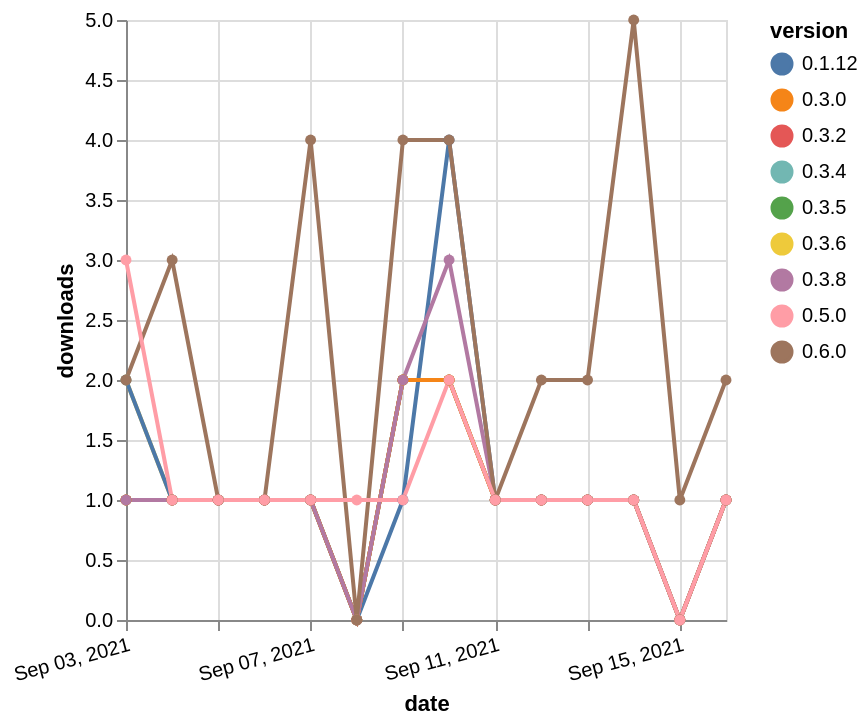

Express this chart as Vega-Lite.
### Vega-Lite specification from a JSON file in a GitHub repository (floating-point values rounded to 4 significant figures)
{"$schema": "https://vega.github.io/schema/vega-lite/v5.json", "description": "A simple bar chart with embedded data.", "data": {"values": [{"date": "2021-09-03", "total": 191, "delta": 1, "version": "0.3.4"}, {"date": "2021-09-04", "total": 192, "delta": 1, "version": "0.3.4"}, {"date": "2021-09-05", "total": 193, "delta": 1, "version": "0.3.4"}, {"date": "2021-09-06", "total": 194, "delta": 1, "version": "0.3.4"}, {"date": "2021-09-07", "total": 195, "delta": 1, "version": "0.3.4"}, {"date": "2021-09-08", "total": 195, "delta": 0, "version": "0.3.4"}, {"date": "2021-09-09", "total": 197, "delta": 2, "version": "0.3.4"}, {"date": "2021-09-10", "total": 199, "delta": 2, "version": "0.3.4"}, {"date": "2021-09-11", "total": 200, "delta": 1, "version": "0.3.4"}, {"date": "2021-09-12", "total": 201, "delta": 1, "version": "0.3.4"}, {"date": "2021-09-13", "total": 202, "delta": 1, "version": "0.3.4"}, {"date": "2021-09-14", "total": 203, "delta": 1, "version": "0.3.4"}, {"date": "2021-09-15", "total": 203, "delta": 0, "version": "0.3.4"}, {"date": "2021-09-16", "total": 204, "delta": 1, "version": "0.3.4"}, {"date": "2021-09-03", "total": 179, "delta": 2, "version": "0.3.6"}, {"date": "2021-09-04", "total": 180, "delta": 1, "version": "0.3.6"}, {"date": "2021-09-05", "total": 181, "delta": 1, "version": "0.3.6"}, {"date": "2021-09-06", "total": 182, "delta": 1, "version": "0.3.6"}, {"date": "2021-09-07", "total": 183, "delta": 1, "version": "0.3.6"}, {"date": "2021-09-08", "total": 183, "delta": 0, "version": "0.3.6"}, {"date": "2021-09-09", "total": 185, "delta": 2, "version": "0.3.6"}, {"date": "2021-09-10", "total": 187, "delta": 2, "version": "0.3.6"}, {"date": "2021-09-11", "total": 188, "delta": 1, "version": "0.3.6"}, {"date": "2021-09-12", "total": 189, "delta": 1, "version": "0.3.6"}, {"date": "2021-09-13", "total": 190, "delta": 1, "version": "0.3.6"}, {"date": "2021-09-14", "total": 191, "delta": 1, "version": "0.3.6"}, {"date": "2021-09-15", "total": 191, "delta": 0, "version": "0.3.6"}, {"date": "2021-09-16", "total": 192, "delta": 1, "version": "0.3.6"}, {"date": "2021-09-03", "total": 533, "delta": 2, "version": "0.1.12"}, {"date": "2021-09-04", "total": 534, "delta": 1, "version": "0.1.12"}, {"date": "2021-09-05", "total": 535, "delta": 1, "version": "0.1.12"}, {"date": "2021-09-06", "total": 536, "delta": 1, "version": "0.1.12"}, {"date": "2021-09-07", "total": 537, "delta": 1, "version": "0.1.12"}, {"date": "2021-09-08", "total": 537, "delta": 0, "version": "0.1.12"}, {"date": "2021-09-09", "total": 538, "delta": 1, "version": "0.1.12"}, {"date": "2021-09-10", "total": 542, "delta": 4, "version": "0.1.12"}, {"date": "2021-09-11", "total": 543, "delta": 1, "version": "0.1.12"}, {"date": "2021-09-12", "total": 544, "delta": 1, "version": "0.1.12"}, {"date": "2021-09-13", "total": 545, "delta": 1, "version": "0.1.12"}, {"date": "2021-09-14", "total": 546, "delta": 1, "version": "0.1.12"}, {"date": "2021-09-15", "total": 546, "delta": 0, "version": "0.1.12"}, {"date": "2021-09-16", "total": 547, "delta": 1, "version": "0.1.12"}, {"date": "2021-09-03", "total": 198, "delta": 1, "version": "0.3.5"}, {"date": "2021-09-04", "total": 199, "delta": 1, "version": "0.3.5"}, {"date": "2021-09-05", "total": 200, "delta": 1, "version": "0.3.5"}, {"date": "2021-09-06", "total": 201, "delta": 1, "version": "0.3.5"}, {"date": "2021-09-07", "total": 202, "delta": 1, "version": "0.3.5"}, {"date": "2021-09-08", "total": 202, "delta": 0, "version": "0.3.5"}, {"date": "2021-09-09", "total": 204, "delta": 2, "version": "0.3.5"}, {"date": "2021-09-10", "total": 206, "delta": 2, "version": "0.3.5"}, {"date": "2021-09-11", "total": 207, "delta": 1, "version": "0.3.5"}, {"date": "2021-09-12", "total": 208, "delta": 1, "version": "0.3.5"}, {"date": "2021-09-13", "total": 209, "delta": 1, "version": "0.3.5"}, {"date": "2021-09-14", "total": 210, "delta": 1, "version": "0.3.5"}, {"date": "2021-09-15", "total": 210, "delta": 0, "version": "0.3.5"}, {"date": "2021-09-16", "total": 211, "delta": 1, "version": "0.3.5"}, {"date": "2021-09-03", "total": 189, "delta": 1, "version": "0.3.2"}, {"date": "2021-09-04", "total": 190, "delta": 1, "version": "0.3.2"}, {"date": "2021-09-05", "total": 191, "delta": 1, "version": "0.3.2"}, {"date": "2021-09-06", "total": 192, "delta": 1, "version": "0.3.2"}, {"date": "2021-09-07", "total": 193, "delta": 1, "version": "0.3.2"}, {"date": "2021-09-08", "total": 193, "delta": 0, "version": "0.3.2"}, {"date": "2021-09-09", "total": 195, "delta": 2, "version": "0.3.2"}, {"date": "2021-09-10", "total": 197, "delta": 2, "version": "0.3.2"}, {"date": "2021-09-11", "total": 198, "delta": 1, "version": "0.3.2"}, {"date": "2021-09-12", "total": 199, "delta": 1, "version": "0.3.2"}, {"date": "2021-09-13", "total": 200, "delta": 1, "version": "0.3.2"}, {"date": "2021-09-14", "total": 201, "delta": 1, "version": "0.3.2"}, {"date": "2021-09-15", "total": 201, "delta": 0, "version": "0.3.2"}, {"date": "2021-09-16", "total": 202, "delta": 1, "version": "0.3.2"}, {"date": "2021-09-03", "total": 206, "delta": 1, "version": "0.3.0"}, {"date": "2021-09-04", "total": 207, "delta": 1, "version": "0.3.0"}, {"date": "2021-09-05", "total": 208, "delta": 1, "version": "0.3.0"}, {"date": "2021-09-06", "total": 209, "delta": 1, "version": "0.3.0"}, {"date": "2021-09-07", "total": 210, "delta": 1, "version": "0.3.0"}, {"date": "2021-09-08", "total": 210, "delta": 0, "version": "0.3.0"}, {"date": "2021-09-09", "total": 212, "delta": 2, "version": "0.3.0"}, {"date": "2021-09-10", "total": 214, "delta": 2, "version": "0.3.0"}, {"date": "2021-09-11", "total": 215, "delta": 1, "version": "0.3.0"}, {"date": "2021-09-12", "total": 216, "delta": 1, "version": "0.3.0"}, {"date": "2021-09-13", "total": 217, "delta": 1, "version": "0.3.0"}, {"date": "2021-09-14", "total": 218, "delta": 1, "version": "0.3.0"}, {"date": "2021-09-15", "total": 218, "delta": 0, "version": "0.3.0"}, {"date": "2021-09-16", "total": 219, "delta": 1, "version": "0.3.0"}, {"date": "2021-09-03", "total": 300, "delta": 1, "version": "0.3.8"}, {"date": "2021-09-04", "total": 301, "delta": 1, "version": "0.3.8"}, {"date": "2021-09-05", "total": 302, "delta": 1, "version": "0.3.8"}, {"date": "2021-09-06", "total": 303, "delta": 1, "version": "0.3.8"}, {"date": "2021-09-07", "total": 304, "delta": 1, "version": "0.3.8"}, {"date": "2021-09-08", "total": 304, "delta": 0, "version": "0.3.8"}, {"date": "2021-09-09", "total": 306, "delta": 2, "version": "0.3.8"}, {"date": "2021-09-10", "total": 309, "delta": 3, "version": "0.3.8"}, {"date": "2021-09-11", "total": 310, "delta": 1, "version": "0.3.8"}, {"date": "2021-09-12", "total": 311, "delta": 1, "version": "0.3.8"}, {"date": "2021-09-13", "total": 312, "delta": 1, "version": "0.3.8"}, {"date": "2021-09-14", "total": 313, "delta": 1, "version": "0.3.8"}, {"date": "2021-09-15", "total": 313, "delta": 0, "version": "0.3.8"}, {"date": "2021-09-16", "total": 314, "delta": 1, "version": "0.3.8"}, {"date": "2021-09-03", "total": 64, "delta": 2, "version": "0.6.0"}, {"date": "2021-09-04", "total": 67, "delta": 3, "version": "0.6.0"}, {"date": "2021-09-05", "total": 68, "delta": 1, "version": "0.6.0"}, {"date": "2021-09-06", "total": 69, "delta": 1, "version": "0.6.0"}, {"date": "2021-09-07", "total": 73, "delta": 4, "version": "0.6.0"}, {"date": "2021-09-08", "total": 73, "delta": 0, "version": "0.6.0"}, {"date": "2021-09-09", "total": 77, "delta": 4, "version": "0.6.0"}, {"date": "2021-09-10", "total": 81, "delta": 4, "version": "0.6.0"}, {"date": "2021-09-11", "total": 82, "delta": 1, "version": "0.6.0"}, {"date": "2021-09-12", "total": 84, "delta": 2, "version": "0.6.0"}, {"date": "2021-09-13", "total": 86, "delta": 2, "version": "0.6.0"}, {"date": "2021-09-14", "total": 91, "delta": 5, "version": "0.6.0"}, {"date": "2021-09-15", "total": 92, "delta": 1, "version": "0.6.0"}, {"date": "2021-09-16", "total": 94, "delta": 2, "version": "0.6.0"}, {"date": "2021-09-03", "total": 97, "delta": 3, "version": "0.5.0"}, {"date": "2021-09-04", "total": 98, "delta": 1, "version": "0.5.0"}, {"date": "2021-09-05", "total": 99, "delta": 1, "version": "0.5.0"}, {"date": "2021-09-06", "total": 100, "delta": 1, "version": "0.5.0"}, {"date": "2021-09-07", "total": 101, "delta": 1, "version": "0.5.0"}, {"date": "2021-09-08", "total": 102, "delta": 1, "version": "0.5.0"}, {"date": "2021-09-09", "total": 103, "delta": 1, "version": "0.5.0"}, {"date": "2021-09-10", "total": 105, "delta": 2, "version": "0.5.0"}, {"date": "2021-09-11", "total": 106, "delta": 1, "version": "0.5.0"}, {"date": "2021-09-12", "total": 107, "delta": 1, "version": "0.5.0"}, {"date": "2021-09-13", "total": 108, "delta": 1, "version": "0.5.0"}, {"date": "2021-09-14", "total": 109, "delta": 1, "version": "0.5.0"}, {"date": "2021-09-15", "total": 109, "delta": 0, "version": "0.5.0"}, {"date": "2021-09-16", "total": 110, "delta": 1, "version": "0.5.0"}]}, "width": "container", "mark": {"type": "line", "point": {"filled": true}}, "encoding": {"x": {"field": "date", "type": "temporal", "timeUnit": "yearmonthdate", "title": "date", "axis": {"labelAngle": -15}}, "y": {"field": "delta", "type": "quantitative", "title": "downloads"}, "color": {"field": "version", "type": "nominal"}, "tooltip": {"field": "delta"}}}
